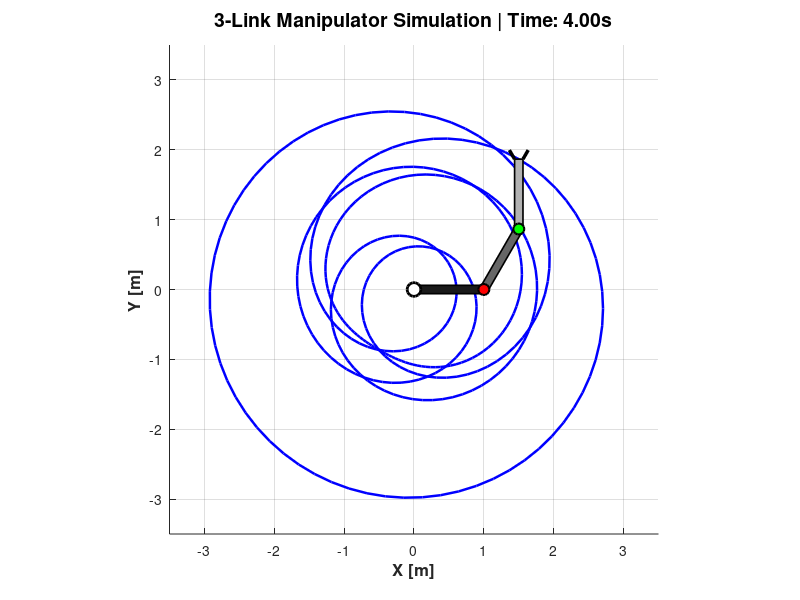

Write the MATLAB code that produced this figure.
clear; clc; close all;

%% 1. 파라미터 및 환경 설정
L1 = 1.0; L2 = 1.0; L3 = 1.0;   % 모든 링크 길이 = 1.0m
W = 0.12;                       % 링크 두께
GripSize = 0.15;                % 집게발 크기

dt = 0.01;                      % Time Interval (Delta t = 0.01초)
T_final = 4.0;                  % 총 구동 시간 (2초)
t = 0:dt:T_final;               % 시간 벡터 생성
N = length(t);

% 주파수 설정
f1 = 1.0;                       % 관절 1 주파수 (1.0 Hz)
f2 = 0.5;                       % 관절 2 주파수 (0.5 Hz)
f3 = 0.25;                      % 관절 3 주파수 (0.25 Hz)

%% 2. 관절 궤적 입력 함수 정의 (시간에 따른 각도 변화)
theta1 = 2 * pi * f1 * t; 
theta2 = 2 * pi * f2 * t + pi/3; 
theta3 = 2 * pi * f3 * t + pi/6; 

%% 3. 시각화 창 설정 
figure('Name', '3-Link Manipulator Simulation', 'Color', 'w', 'Position', [100 100 850 850]);
hold on; grid on; axis equal;

% 로봇이 최대 확장했을 때(1.0 + 1.0 + 1.0 = 3.0m)를 고려한 화면 범위 설정
xlim([-3.5 3.5]); ylim([-3.5 3.5]);
xlabel('X [m]', 'FontSize', 12, 'FontWeight', 'bold');
ylabel('Y [m]', 'FontSize', 12, 'FontWeight', 'bold');
title('3-Link Manipulator: End-Effector Trajectory (Y vs X)', 'FontSize', 14, 'FontWeight', 'bold');

%% 4. 시각화 객체(그래픽 요소) 초기화
h_traj = plot(0, 0, 'b-', 'LineWidth', 1.8); % 말단 장치 궤적 선 (청색 실선)

% 3개 링크의 구분을 위해 그라데이션 색상 배치 (진한 색 -> 연한 색)
h_link1 = patch(0, 0, [0.1 0.1 0.1], 'EdgeColor', 'k', 'LineWidth', 1.2);
h_link2 = patch(0, 0, [0.4 0.4 0.4], 'EdgeColor', 'k', 'LineWidth', 1.2);
h_link3 = patch(0, 0, [0.7 0.7 0.7], 'EdgeColor', 'k', 'LineWidth', 1.2);

% 말단 장치 집게발
h_grip1 = plot([0 0], [0 0], 'k', 'LineWidth', 2.5);
h_grip2 = plot([0 0], [0 0], 'k', 'LineWidth', 2.5);

% 조인트 포인트 마커 표시
plot(0, 0, 'ko', 'MarkerSize', 10, 'MarkerFaceColor', 'w', 'LineWidth', 2); % Base (0,0)
h_joint1 = plot(0, 0, 'ko', 'MarkerSize', 8, 'MarkerFaceColor', 'r', 'LineWidth', 1.5); % Joint 1
h_joint2 = plot(0, 0, 'ko', 'MarkerSize', 8, 'MarkerFaceColor', 'g', 'LineWidth', 1.5); % Joint 2

%% 5. 시뮬레이션 및 딜레이 루프 실행
traj_x = zeros(1, N);
traj_y = zeros(1, N);

for i = 1:N
    % 현재 시간에서의 관절 각도 계산
    th1 = theta1(i);
    th2 = theta2(i);
    th3 = theta3(i);
    
    % 누적 절대각 계산 (정기구학 수식 유도용)
    th12 = th1 + th2;
    th123 = th1 + th2 + th3;
    
    % --- 정기구학(Forward Kinematics) 좌표 계산 ---
    x0 = 0; y0 = 0;                                 % 베이스 원점
    x1 = L1 * cos(th1);                             % 관절 1 위치 (링크1의 끝)
    y1 = L1 * sin(th1);
    x2 = x1 + L2 * cos(th12);                       % 관절 2 위치 (링크2의 끝)
    y2 = y1 + L2 * sin(th12);
    x3 = x2 + L3 * cos(th123);                      % 말단 장치 최종 위치 (링크3의 끝)
    y3 = y2 + L3 * sin(th123);
    
    % 궤적 저장 및 업데이트
    traj_x(i) = x3;
    traj_y(i) = y3;
    set(h_traj, 'XData', traj_x(1:i), 'YData', traj_y(1:i));
    
    % 조인트 마커 위치 업데이트 (정확한 관절 중심점에 일치)
    set(h_joint1, 'XData', x1, 'YData', y1);
    set(h_joint2, 'XData', x2, 'YData', y2);
    
    % ---  링크 1 그래픽 업데이트 (베이스 원점 기준) ---
    R1 = [cos(th1) -sin(th1); sin(th1) cos(th1)];
    pts1 = R1 * [0, L1, L1, 0; W/2, W/2, -W/2, -W/2];
    set(h_link1, 'XData', pts1(1,:) + x0, 'YData', pts1(2,:) + y0);
    
    % ---  링크 2 그래픽 업데이트 (관절 1 위치 x1, y1 기준) ---
    R2 = [cos(th12) -sin(th12); sin(th12) cos(th12)];
    pts2 = R2 * [0, L2, L2, 0; W/2, W/2, -W/2, -W/2];
    set(h_link2, 'XData', pts2(1,:) + x1, 'YData', pts2(2,:) + y1);
    
    % ---  링크 3 그래픽 업데이트 (관절 2 위치 x2, y2 기준) ---
    R3 = [cos(th123) -sin(th123); sin(th123) cos(th123)];
    pts3 = R3 * [0, L3, L3, 0; W/2, W/2, -W/2, -W/2];
    set(h_link3, 'XData', pts3(1,:) + x2, 'YData', pts3(2,:) + y2); 
    
    % ---  집게발(Gripper) 그래픽 업데이트 (말단 위치 x3, y3 기준) ---
    g1 = R3 * [0, GripSize*cos(pi/6); W/2, W/2 + GripSize*sin(pi/6)];
    g2 = R3 * [0, GripSize*cos(-pi/6); -W/2, -W/2 + GripSize*sin(-pi/6)];
    set(h_grip1, 'XData', g1(1,:) + x3, 'YData', g1(2,:) + y3);
    set(h_grip2, 'XData', g2(1,:) + x3, 'YData', g2(2,:) + y3);
    
    % 타이틀 실시간 정보 업데이트
    title(sprintf('3-Link Manipulator Simulation | Time: %.2fs', t(i)));
    
    % 실시간 그래픽 렌더링 및 속도 딜레이 설정
    drawnow;            
    pause(0.015);       
end
